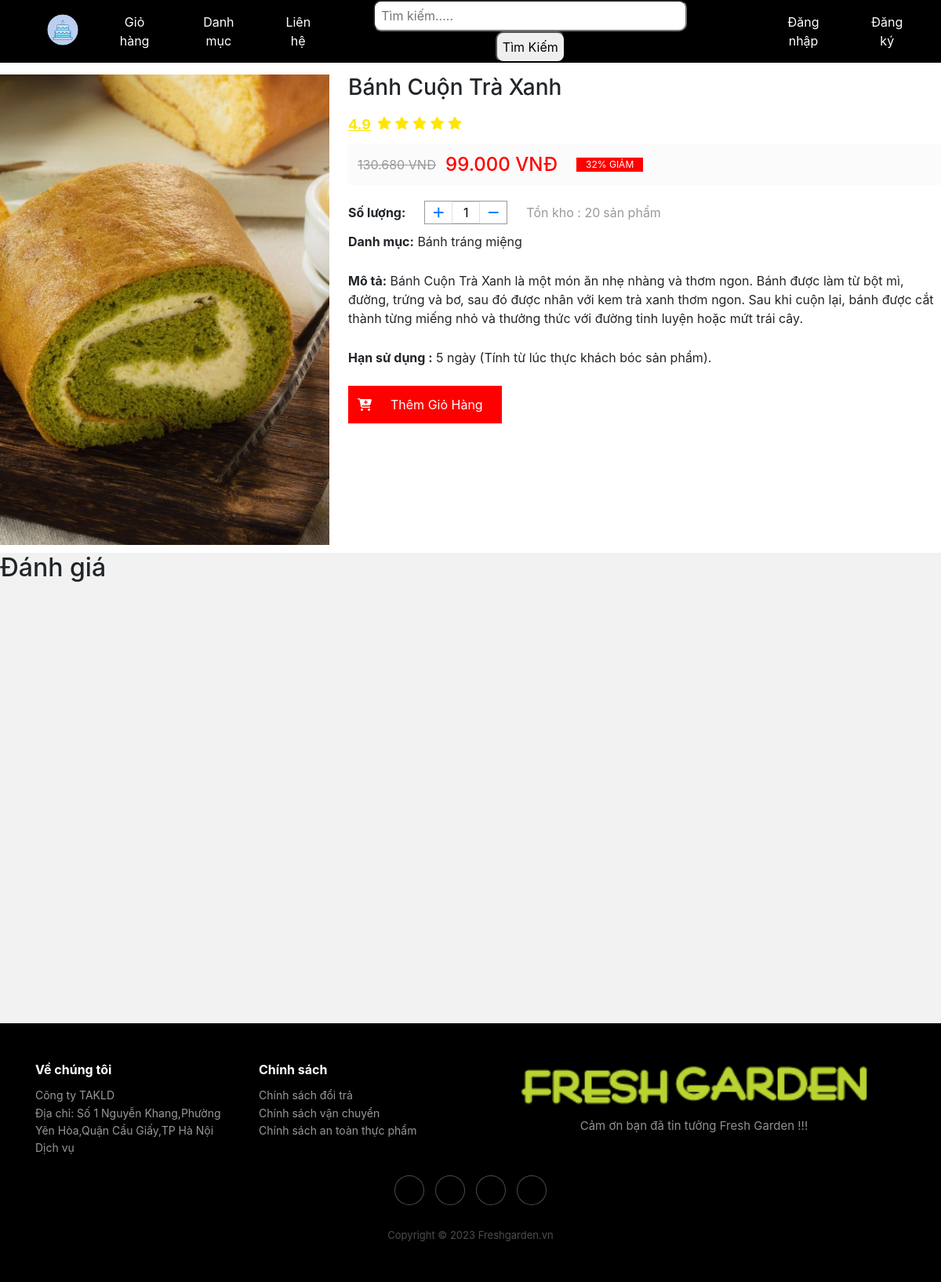
The app's page /index.php?quanly=sanpham&id=24 with its own data.
### tables this page shows
CREATE TABLE `tbl_sanpham` (
  `id_sanpham` int(11) NOT NULL,
  `tensanpham` varchar(100) NOT NULL,
  `masanpham` varchar(100) NOT NULL,
  `giasanpham` float NOT NULL,
  `soluong` int(11) NOT NULL,
  `hinhanh` varchar(100) NOT NULL,
  `tomtat` varchar(5000) NOT NULL,
  `noidung` text NOT NULL,
  `id_danhmuc` int(11) NOT NULL,
  `trangthai` int(11) NOT NULL
);

CREATE TABLE `tbl_danhmuc` (
  `id_danhmuc` int(11) NOT NULL,
  `tendanhmuc` varchar(100) NOT NULL,
  `thutu` int(11) NOT NULL
);

### pages/main/sanpham.php (the view, shortened to what this page needs)
<?php
   $sql_chitiet ="SELECT * FROM tbl_sanpham,tbl_danhmuc WHERE tbl_sanpham.id_danhmuc=tbl_danhmuc.id_danhmuc  AND tbl_sanpham.id_sanpham='$_GET[id]' LIMIT 1";
   $query_chitiet=mysqli_query($connect,$sql_chitiet);
   while ($row_chitiet=mysqli_fetch_array($query_chitiet)){
?>
<div class="warpper_deital">
<div class="hinhanh_sanpham">
       <img src="admincp/modules/quanlysp/uploads/<?php echo $row_chitiet['hinhanh']?>">
</div>
   <form class="form-sp" action="pages/main/giohang/themgiohang.php?idsanpham=<?php echo $row_chitiet['id_sanpham'] ?>" method="POST">
       <div class="chitiet_sanpham">
           <h3 style="margin: 0;"><?php echo $row_chitiet['tensanpham'] ?></h3>
           <div class="rating">
              <span class="review-no">4.9</span>
              <div class="stars">
                 <span class="fa fa-star checked"></span>
                 <span class="fa fa-star checked"></span>
                 <span class="fa fa-star checked"></span>
                 <span class="fa fa-star checked"></span>
                 <span class="fa fa-star checked"></span>
              </div>
           </div>
           <div class="price">
              <?php $salerandom=rand(10,70) ?>
              <p class="gia-cu"><?php echo number_format($row_chitiet['giasanpham']*($salerandom/100)+ $row_chitiet['giasanpham'],0,',','.')?> VNĐ</p>
              <h5 class="gia-now"><?php echo number_format($row_chitiet['giasanpham'],0,',','.') ?> VNĐ</h5>
              <span class="slae"><?php echo  $salerandom ?>% GIẢM</span>
           </div>
           <div class="soluong-sp">
              <p class="soluong-sp-p"><b>Số lượng:</b></p>
              <div class="soluong-sp-dem">
                 <a class="soluong-sp-dem-icon" href="pages/main/giohang/suasoluong.php?cong=<?php echo $cart_item['id'] ?>"><i class="fa-solid fa-plus"></i></a>
                 <input class="soluong-sp-input" type="text" name="soluong" value="1">
                 <a class="soluong-sp-dem-icon" href="pages/main/giohang/suasoluong.php?tru=<?php echo $cart_item['id'] ?>"><i class="fa-solid fa-minus"></i></a>
              </div>
              <p class="soluong-sp-cosan">Tồn kho : <?php echo $row_chitiet['soluong'] ?></p><span class="soluong-sp-cosan-text">sản phẩm</span>
           </div>
           <div class="mota">
                 <p class="mota-text"><b>Danh mục:</b> <?php echo $row_chitiet['tendanhmuc']?> </p>
           </div>
           <div class="mota">
              <p class="mota-text"><b>Mô tả:</b> <?php echo $row_chitiet['tomtat']?> </p>
           </div>
           <div class="mota">
              <p class="mota-text"><b>Hạn sử dụng :</b> 5 ngày (Tính từ lúc thực khách bóc sản phẩm). </p>
           </div>
           <div class="input-themcart">
              <i class="fa-solid fa-cart-plus"></i>
              <input class="themgiohang" type="submit" name="themgiohang" value="Thêm Giỏ Hàng">
           </div>
       </div>
   </form>
</div>
<div style="width: 100%; height: 600px; background-color: rgb(242,242,242)">
    <h2 style="margin-bottom: 20px">Đánh giá</h2>
</div>
<?php
   }
?>

### css/style_detal.css (style rules this page uses)
.warpper_deital { height: auto; width: 100%; margin: 10px 0; display: flex; }
.hinhanh_sanpham { width: 35%; }
.form-sp { width: 65%; }
.hinhanh_sanpham img { width: 80%; }
input.themgiohang { border: none; padding: 12px 24px; font-size: 16px; cursor: pointer; color: #fff; background-color: red; }
.chitiet_sanpham { margin-left: 24px; }
.checked, .price span { color: #ffe600; }
span.review-no { color: #ffe600; text-decoration: underline; margin-right: 8px; font-weight: bold; font-size: 18px; }
.rating { display: flex; margin-top: 16px; }
.price { display: flex; align-items: center; margin-top: 12px; padding: 12px; background-color: #fbfbfb; }
p.gia-cu { margin-bottom: 0; color: #999; text-decoration: line-through; }
h5.gia-now { margin-bottom: 0; margin-left: 12px; color: red; font-size: 24px; }
span.slae { margin-left: 24px; background-color: #f00; padding: 0 12px; color: #fff; font-size: 12px; }
.soluong-sp { display: flex; align-items: center; margin-top: 20px; }
input.soluong-sp-input { width: 36px; text-align: center; border: 1px solid #e1e1e1; }
.soluong-sp-p { margin-bottom: 0; margin-right: 24px; }
.soluong-sp-dem { border: 1px solid #999; display: flex; align-items: center; }
a.soluong-sp-dem-icon { padding: 2px 10px; border: none; }
p.soluong-sp-cosan { margin-bottom: 0; margin-left: 24px; color: #999; }
.soluong-sp-cosan-text { color: #999; margin-left: 4px; }
.input-themcart { width: 180px; display: flex; align-items: center; background: red; margin-top: 24px; }
i.fa-solid.fa-cart-plus { margin-left: 12px; color: #fff; }
.mota { padding-top: 10px; }

### css/style.css (style rules this page uses)
body { margin: 0; padding: 0; }
a { text-decoration: none; }
.maincontent img { width: 100%; height: 600px; object-fit: cover; object-position: center; }

### css/style_cart.css (style rules this page uses)
.soluong-sp-dem { border: 1px solid #999; display: flex; align-items: center; }
a.soluong-sp-dem-icon { padding: 2px 10px; border: none; }
input.soluong-sp-input { width: 36px; text-align: center; border: 1px solid #e1e1e1; }
.soluong-sp-dem { border: 1px solid #999; display: flex; align-items: center; width: 106px; }

### css/style_ads.css (style rules this page uses)
* { box-sizing: border-box; }
body { font-family: Verdana, sans-serif; }
img { vertical-align: middle; width: 100%; }

### records on screen
tbl_sanpham: hinhanh (picture), tensanpham "Bánh Cuộn Trà Xanh", giasanpham "130.680", giasanpham "99.000", soluong "20", id_danhmuc.tendanhmuc "Bánh tráng miệng", tomtat "Bánh Cuộn Trà Xanh là một món ăn nhẹ nhàng và thơm ngon. Bánh được làm từ bột mì, đường, trứng và bơ, sau đó được nhân với kem trà xanh thơm ngon. Sau khi cuộn lại, bánh được cắt thành từng miếng nhỏ và thưởng thức với đường tinh luyện hoặc mứt trái cây."
